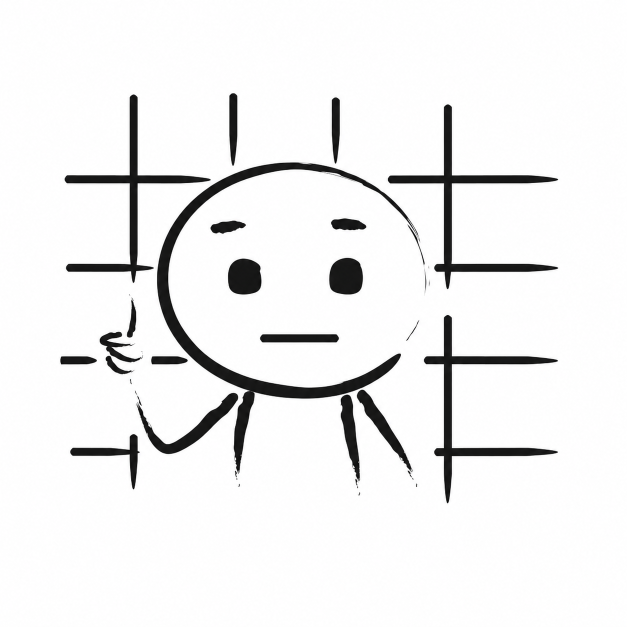
#> input picture rig/generated/neutral-face.png, 1254 x 1254 px, found by its file name (shown at 1/2 size)
$ python -i build_face_targets.py   (imports and definitions only)
#> lines starting #> are read from the running program, lines starting #| are printed output that depends on the picture; after the words box and inside, x2 and y2 are one past the last pixel; in counts of white or black regions, pixels touching at a corner belong together
#!/usr/bin/env python3
"""Build face_targets.json: per-slot morph keyframes corresponded to the happy base.
  slots : eye-l, eye-r, mouth, brow-l, brow-r
  keys  : happy (win) / neutral (neutral-face) / sad (lose) / surprised (surprised) [+ shut for eyes]
Full-regen frames are aligned to the win character; each feature is isolated and
recentered onto its base outline (pre-transform, so nothing drifts)."""
import cairosvg, io, re, json, numpy as np
from PIL import Image
from scipy import ndimage
from skimage import measure
from skimage.filters import threshold_otsu
SEM='/home/serg/cpp/hangman/assets/marduk_semantic.svg'
GEN='/home/serg/cpp/hangman/rig/generated/'
# [1 line not run here, left out]
# [1 line that did not run here, left out]
# [1 line that did not run here, left out]
def grp(g): m=re.search(r'<g id="'+g+r'"[^>]*>(.*?)</g>',svg,re.S); return m.group(1) if m else ''
# [1 line that did not run here, left out]
def hd(w,h): return f'<svg xmlns="http://www.w3.org/2000/svg" viewBox="{vb[0]} {vb[1]} {vb[2]} {vb[3]}" width="{w}" height="{h}">'
def mask(inner,w,h):
    p=cairosvg.svg2png(bytestring=(hd(w,h)+inner+'</svg>').encode(),output_width=w,output_height=h,background_color='white')
    return np.array(Image.open(io.BytesIO(p)).convert('L'))<128
def outline_from_mask(m,W,H,merge=0):
    if merge: m=ndimage.binary_dilation(m,iterations=merge)
    pad=np.zeros((H+2,W+2),bool); pad[1:-1,1:-1]=m
    cs=measure.find_contours(pad.astype(float),0.5)
    if not cs: return None
    c=max(cs,key=lambda c:0.5*abs(np.dot(c[:,1],np.roll(c[:,0],1))-np.dot(c[:,0],np.roll(c[:,1],1))))
    xy=np.stack([(c[:,1]-1)/W*vb[2]+vb[0],(c[:,0]-1)/H*vb[3]+vb[1]],1)
    d=np.r_[0,np.cumsum(np.hypot(*np.diff(xy,axis=0).T))]; d/=d[-1]
    t=np.linspace(0,1,N,endpoint=False)
    return np.stack([np.interp(t,d,xy[:,0]),np.interp(t,d,xy[:,1])],1)
def outline_grp(g,merge=0):
    return outline_from_mask(mask(grp(g),RW,RH),RW,RH,merge)
def correspond(A,B):
    Ac=A-A.mean(0); best=None
    for flip in (1,-1):
        Bf=B[::flip]; Bc=Bf-Bf.mean(0)
        for r in range(len(A)):
            s=((Ac-np.roll(Bc,r,0))**2).sum()
            if best is None or s<best[0]: best=(s,flip,r)
    _,flip,r=best; return np.roll(B[::flip],r,0)
def recenter(o,ref): return o-o.mean(0)+ref.mean(0)

# ---- align a full-regen frame to the win character ----
SL=['bars','head','torso','mouth','brows-l','brows-r','eyes-l','eyes-r','hands-l','hands-r']
# [1 line that did not run here, left out]
def resized(m,p):
    w=max(1,int(m.shape[1]*p)); h=max(1,int(m.shape[0]*p))
    return np.array(Image.fromarray(m.astype(np.uint8)*255).resize((w,h)))>128
def align(png):
    gm=np.array(Image.open(png).convert('L')); gen=gm<threshold_otsu(gm)
#> after `gen = gm < threshold_otsu(gm)`:
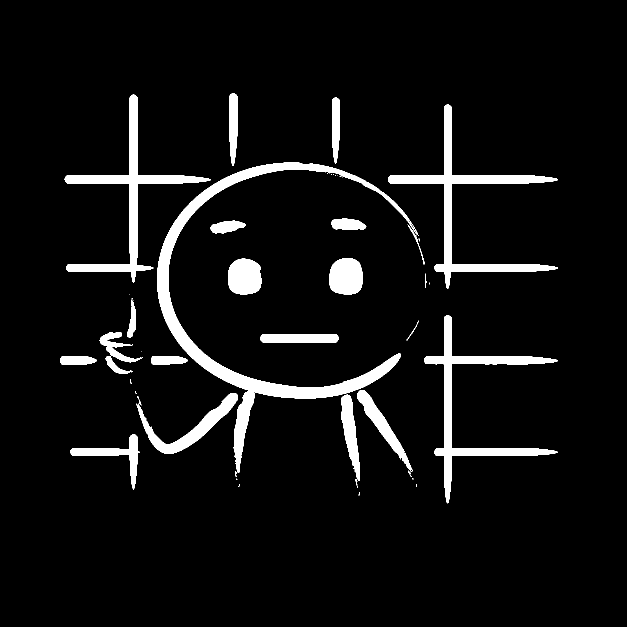
#> gen: shape (1254, 1254) bool (shown at 1/2 size); 6.6% white; 53 white regions (26 under 20 px), largest, box (x1, y1, x2, y2) and area: (314, 325, 837, 946) 27075, (776, 209, 1116, 578) 13847, (848, 630, 1116, 1007) 12635
    best=(-1,None,0,0)
    for p in np.arange(0.45,0.85,0.03):
        m=resized(gen,p); H,W=m.shape
        if H<OHp or W<OWp: continue
        for y0 in range(0,H-OHp+1,4):
            for x0 in range(0,W-OWp+1,4):
                win=m[y0:y0+OHp,x0:x0+OWp]; inter=np.logical_and(win,ours).sum()
                iou=inter/(win.sum()+osum-inter)
                if iou>best[0]: best=(iou,round(p,3),x0,y0)
#> this loop made 1 pass
#> pass 1, in align, `m = resized(gen, p)`:
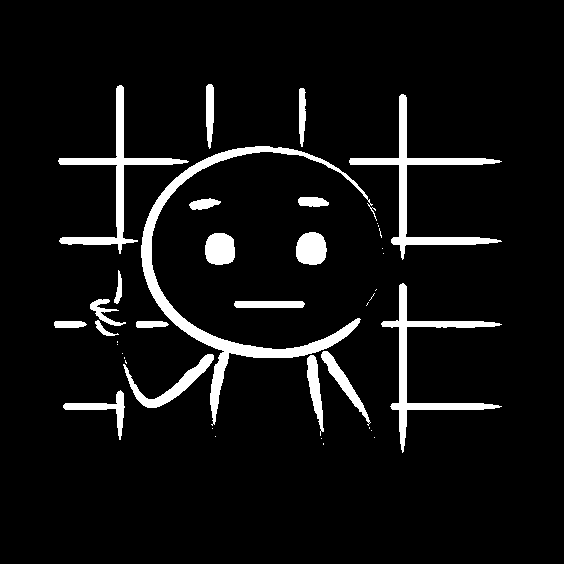
#> m: shape (564, 564) bool; 6.7% white; 40 white regions (20 under 20 px), largest, box (x1, y1, x2, y2) and area: (141, 146, 377, 426) 5504, (349, 94, 502, 260) 2947, (381, 283, 502, 453) 2600
    iou,P,X0,Y0=best; print(f'  align {png.split("/")[-1]} IoU={iou:.3f}')
    return resized(gen,P)[Y0:Y0+OHp,X0:X0+OWp]
# [1 line that did not run here, left out]

def extract(aligned,slot,it,ncc,merge=0):
    fp=mask(f'<g transform="{wtf}">'+grp('win-'+slot)+'</g>',OWp,OHp)
    reg=ndimage.binary_dilation(fp,iterations=it)
    feat=np.logical_and(aligned,reg); lab,n=ndimage.label(feat)
    if n==0: return None
    sizes=[(lab==i).sum() for i in range(1,n+1)]; keep=np.argsort(sizes)[-ncc:]+1
    feat=np.isin(lab,list(keep))
    return outline_from_mask(feat,OWp,OHp,merge)

T={}
def add(slot, base, keys):     # keys: {name: (raw_outline)}; corresponded+recentered to base
    d={'happy':base.round(2).tolist()}
    for name,o in keys.items():
        if o is not None: d[name]=correspond(base, recenter(o, base)).round(2).tolist()
    T[slot]=d

# [7 lines not run here, left out]
# [1 line that did not run here, left out]
# [12 lines not run here, left out]

#> (the run stopped early here; a loop or call above may not have finished)

$ run again, on rig/generated/T-pose.png
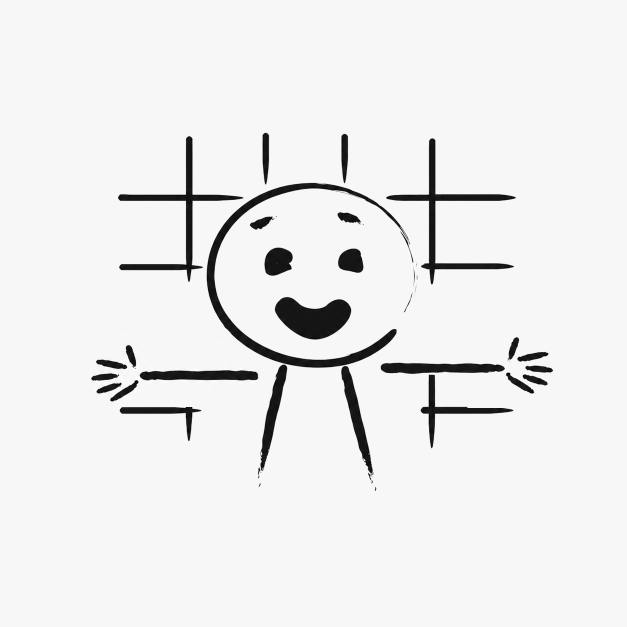
#> input picture rig/generated/T-pose.png, 1254 x 1254 px (shown at 1/2 size)
#> in align (call 2), `gen = gm < threshold_otsu(gm)`:
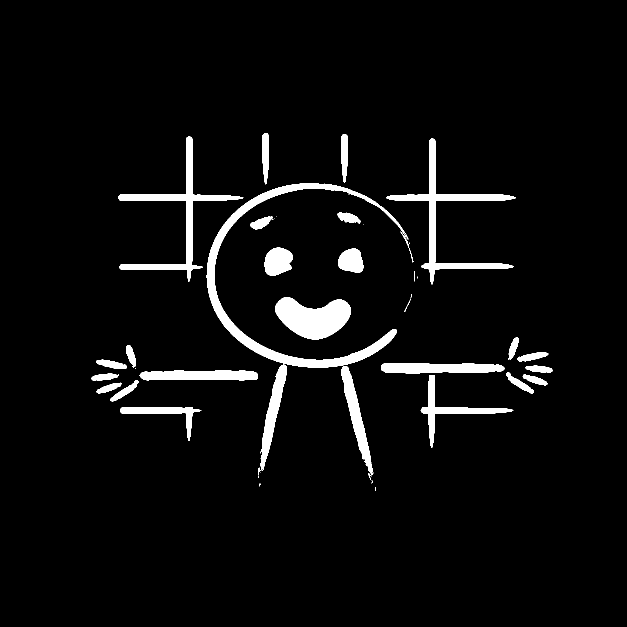
#> gen: shape (1254, 1254) bool (shown at 1/2 size); 4.7% white; 50 white regions (19 under 20 px), largest, box (x1, y1, x2, y2) and area: (413, 366, 817, 735) 13887, (550, 594, 702, 679) 8499, (772, 277, 1032, 569) 8293
#> the loop in align, `for p in np.arange(0.45,0.85,0.03):` made 1 pass
#> pass 1, in align (call 2), `m = resized(gen, p)`:
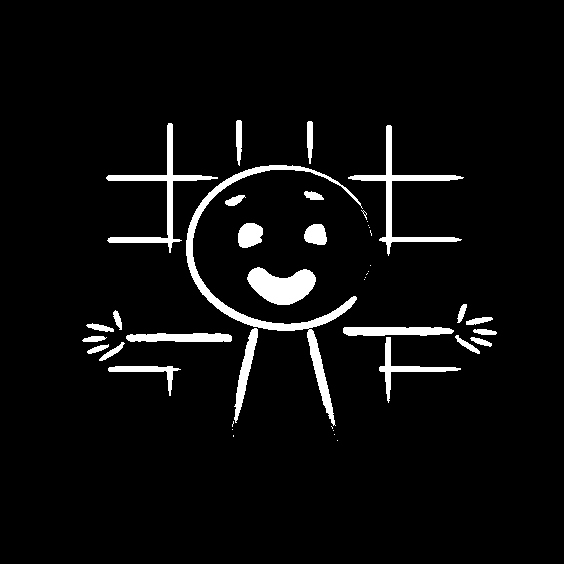
#> m: shape (564, 564) bool; 4.8% white; 42 white regions (17 under 20 px), largest, box (x1, y1, x2, y2) and area: (186, 165, 363, 426) 3584, (247, 267, 316, 305) 1716, (348, 125, 464, 256) 1712
